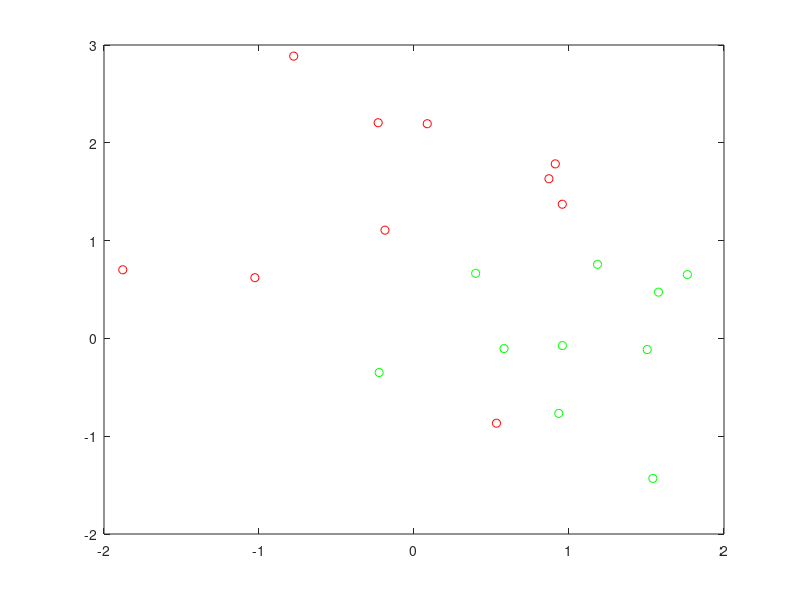
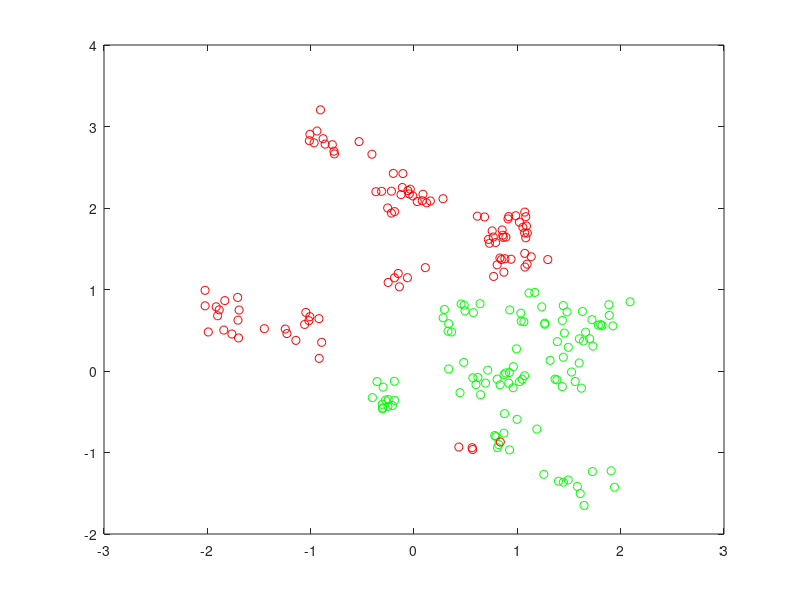

Source code (MATLAB) for these figures, in order: (Note: this script raises an error after producing the figures.)

rng default % For reproducibility
grnpop = mvnrnd([1,0],eye(2),10);
redpop = mvnrnd([0,1],eye(2),10);

plot(grnpop(:,1),grnpop(:,2),'go')
hold on
plot(redpop(:,1),redpop(:,2),'ro')
hold off

redpts = zeros(100,2);grnpts = redpts;
for i = 1:100
    grnpts(i,:) = mvnrnd(grnpop(randi(10),:),eye(2)*0.02);
    redpts(i,:) = mvnrnd(redpop(randi(10),:),eye(2)*0.02);
end

figure
plot(grnpts(:,1),grnpts(:,2),'go')
hold on
plot(redpts(:,1),redpts(:,2),'ro')
hold off

cdata = [grnpts;redpts];
grp = ones(200,1);
% Green label 1, red label -1
grp(101:200) = -1;

c = cvpartition(200,'KFold',10);


opts = struct('Optimizer','bayesopt','ShowPlots',true,'CVPartition',c,...
    'AcquisitionFunctionName','expected-improvement-plus');
svmmod = fitcsvm(cdata,grp,'KernelFunction','rbf',...
    'OptimizeHyperparameters','auto','HyperparameterOptimizationOptions',opts)

lossnew = kfoldLoss(fitcsvm(cdata,grp,'CVPartition',c,'KernelFunction','rbf',...
    'BoxConstraint',svmmod.HyperparameterOptimizationResults.XAtMinObjective.BoxConstraint,...
    'KernelScale',svmmod.HyperparameterOptimizationResults.XAtMinObjective.KernelScale))

d = 0.02;
[x1Grid,x2Grid] = meshgrid(min(cdata(:,1)):d:max(cdata(:,1)),...
    min(cdata(:,2)):d:max(cdata(:,2)));
xGrid = [x1Grid(:),x2Grid(:)];
[~,scores] = predict(svmmod,xGrid);
figure;
h = nan(3,1); % Preallocation
h(1:2) = gscatter(cdata(:,1),cdata(:,2),grp,'rg','+*');
hold on
h(3) = plot(cdata(svmmod.IsSupportVector,1),...
    cdata(svmmod.IsSupportVector,2),'ko');
contour(x1Grid,x2Grid,reshape(scores(:,2),size(x1Grid)),[0 0],'k');
legend(h,{'-1','+1','Support Vectors'},'Location','Southeast');
axis equal
hold off
